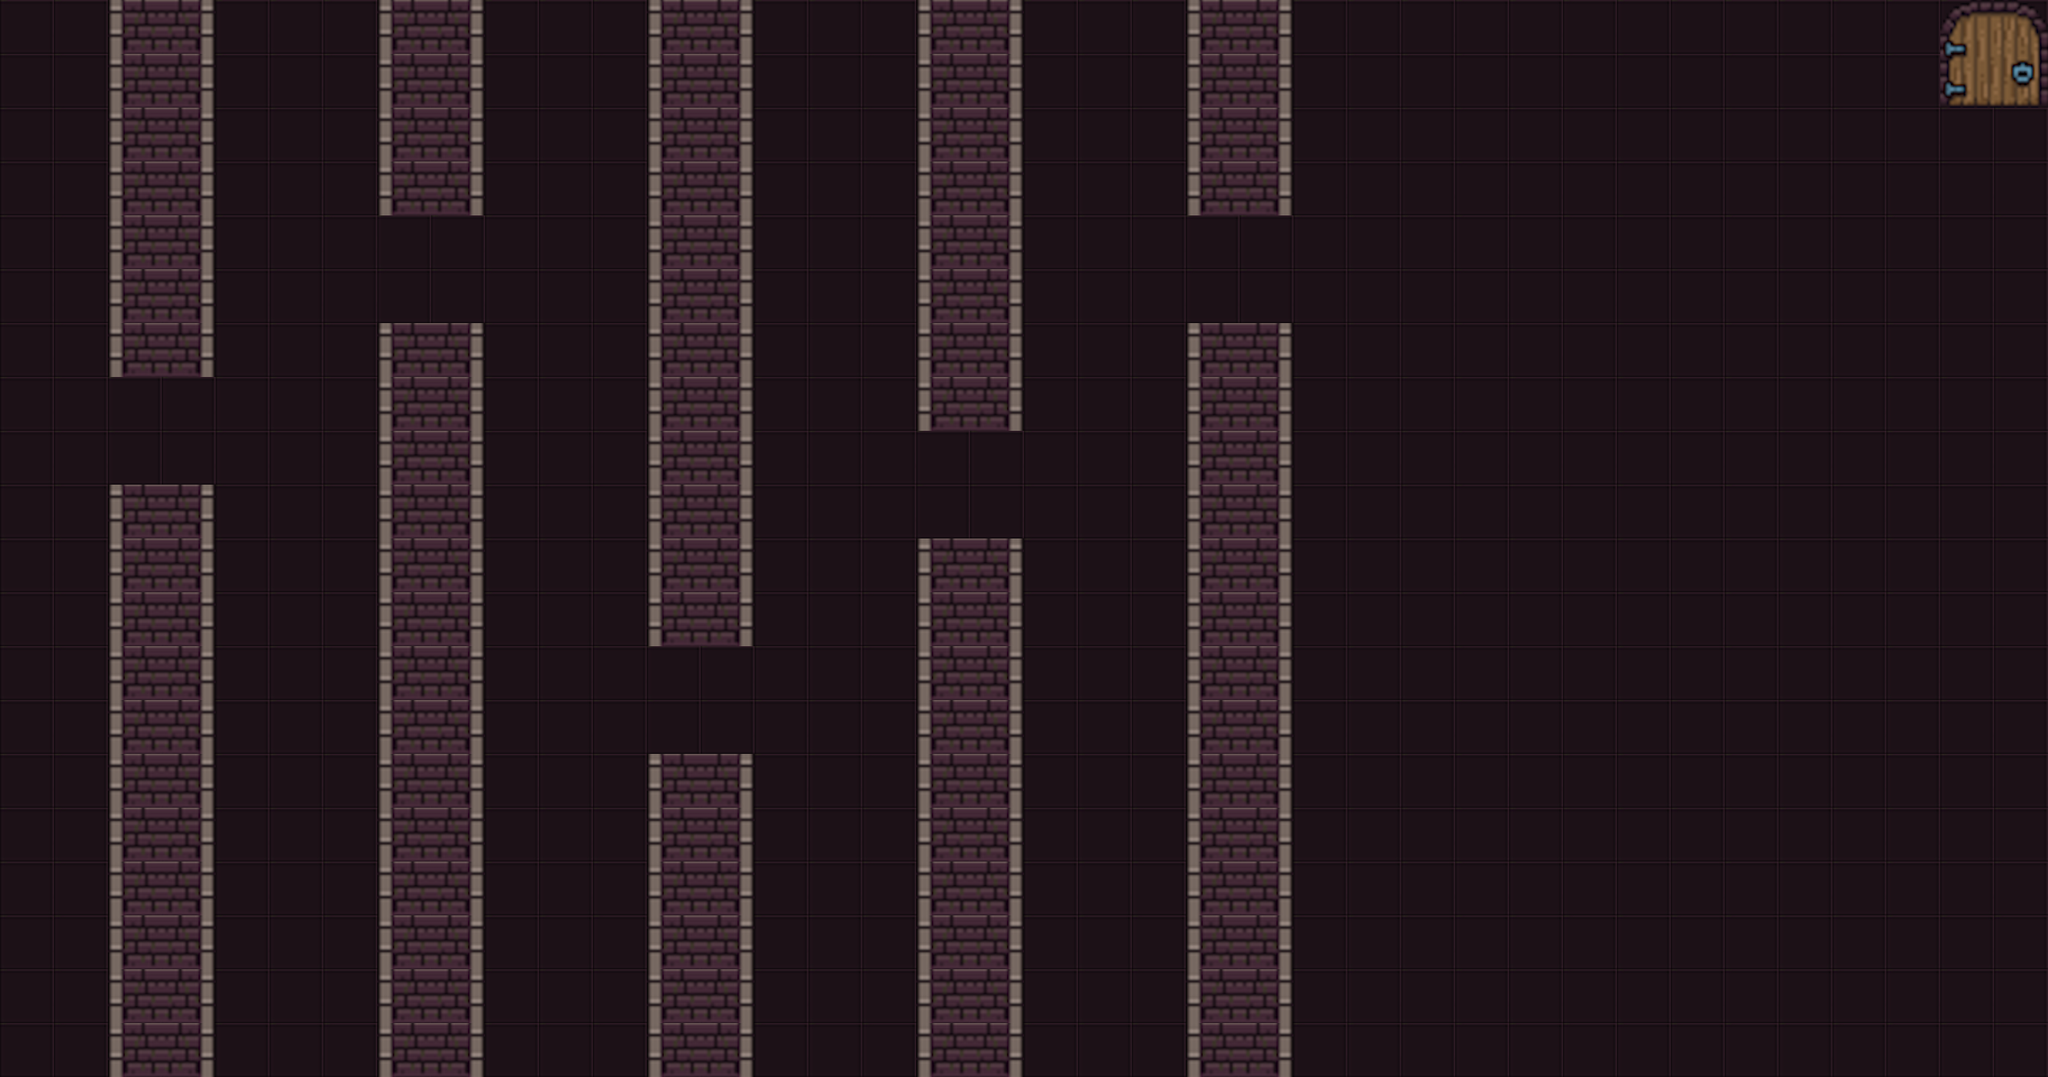

Below is a game level as drawn by its tile map, then a one-line description and the .tmx that defines it (tile-layer data replaced by summaries):
An orthogonal 38x20 tile map with 64x64 px tiles, 3 tile layers (floor, obstacle, item), 5 tilesets and 4 objects (love3, love2, love1, start).

<map version="1.9" tiledversion="1.9.2" orientation="orthogonal" renderorder="right-down" width="38" height="20" tilewidth="64" tileheight="64" infinite="0" nextlayerid="5" nextobjectid="13">
 <editorsettings>
  <export target="Trap3.tmj" format="json" />
 </editorsettings>
 <tileset firstgid="1" name="mm" tilewidth="64" tileheight="64" tilecount="1064" columns="8">
  <image source="mm.png" width="512" height="8512" />
 </tileset>
 <tileset firstgid="1065" name="wall64px" tilewidth="64" tileheight="64" tilecount="256" columns="16">
  <image source="wall64px.png" width="1024" height="1024" />
 </tileset>
 <tileset firstgid="1321" name="key" tilewidth="64" tileheight="64" tilecount="1" columns="1">
  <image source="key.png" width="64" height="64" />
 </tileset>
 <tileset firstgid="1322" name="love" tilewidth="80" tileheight="51" tilecount="0" columns="0">
  <image source="love.png" width="46" height="46" />
 </tileset>
 <tileset firstgid="1323" name="food" tilewidth="64" tileheight="64" tilecount="0" columns="0">
  <image source="food.png" width="50" height="30" />
 </tileset>
 <layer id="1" name="floor" width="38" height="20">
  <data>[760 cells, 760 non-empty, 1 distinct tile ids]</data>
 </layer>
 <layer id="2" name="obstacle" width="38" height="20">
  <data>[760 cells, 180 non-empty, 2 distinct tile ids]</data>
 </layer>
 <layer id="3" name="item" width="38" height="20">
  <data>[760 cells, 4 non-empty, 4 distinct tile ids]</data>
 </layer>
 <objectgroup id="4" name="objectLayer">
  <object id="7" name="love3" x="1001.78" y="416.984">
   <point />
  </object>
  <object id="8" name="love2" x="678.871" y="157.64">
   <point />
  </object>
  <object id="9" name="love1" x="355.962" y="795.83">
   <point />
  </object>
  <object id="11" name="start" x="66.1073" y="66.1073">
   <point />
  </object>
 </objectgroup>
</map>